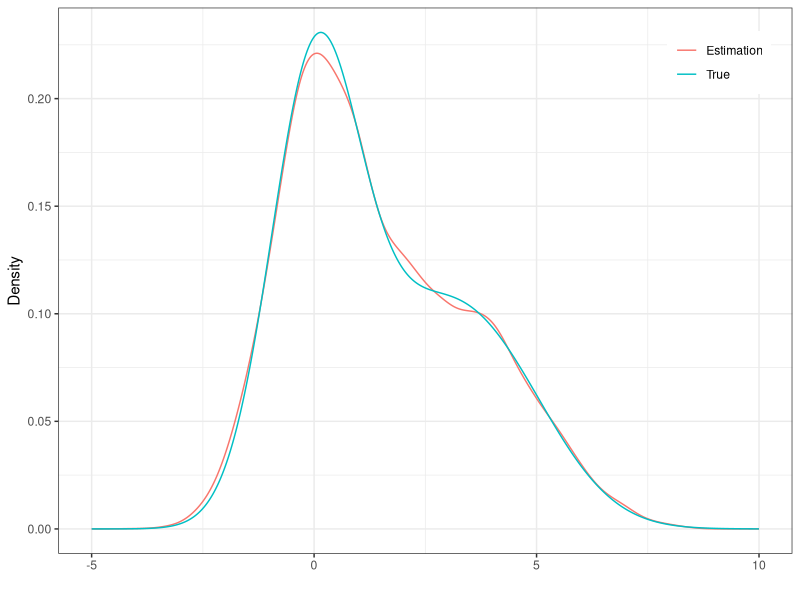
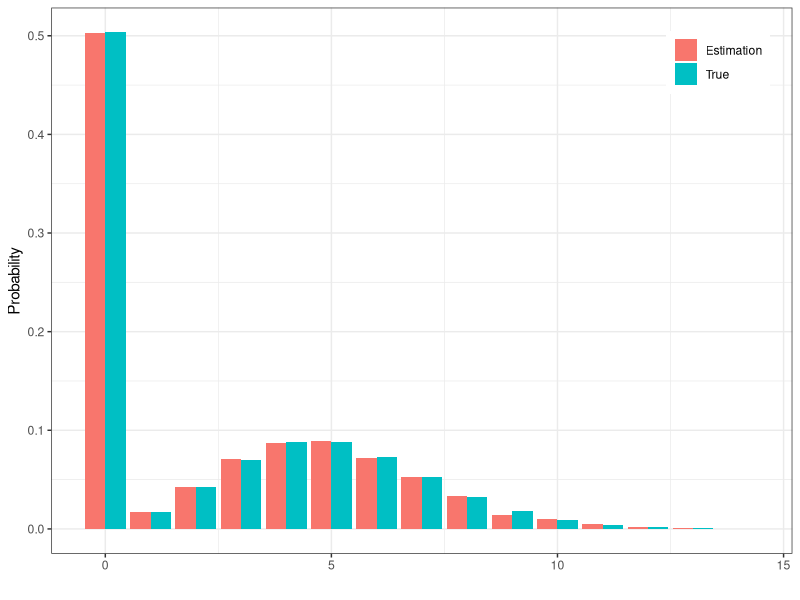

Write R code to recreate these figures, in order.
## ---- chunk 1
#| eval: true
#| include: false
#| warning: false
#| class-output: outputcode
library(tidyverse)
## ---- chunk 2
#| class-output: outputcode
#| eval: true
set.seed(42)  # seed setting
n <- 10000  # number of samples   
probs <- c(0.5, 0.25, 0.25)  # probabilities to be in each mixture

# Generate the pi variable and each mixture separetely
pi <- sample(c(1, 2, 3), n, replace = TRUE, prob = probs)
f1 <- rnorm(n)
f2 <- rnorm(n, 2, 1.5)
f3 <- rnorm(n, 4, 1.5)

# Create the mixture
f <- (pi == 1) * f1 + (pi == 2) * f2 + (pi == 3) * f3
## ---- chunk 3
#| class-output: outputcode
#| eval: true
set.seed(42)

density_estim <- density(f, from = -5, to = 10)
density_true <- (
    0.5 * dnorm(density_estim$x) +
    0.25 * dnorm(density_estim$x, 2, 1.5) +
    0.25 * dnorm(density_estim$x, 4, 1.5)
)

density_df <- tibble(
  x = density_estim$x,
  True = density_true,
  Estimation = density_estim$y
) |> 
  pivot_longer(cols = c(True, Estimation))

ggplot(density_df) +
  geom_line(aes(x = x, y = value, color = name)) +
  xlab("") +
  ylab("Density") +
  theme_bw() +
  theme(
    legend.title = element_blank(),
    legend.position = c(0.9, 0.9)
  )
## ---- chunk 4
#| class-output: outputcode
#| eval: true
set.seed(42)  # seed setting
n <- 10000  # number of samples 
probs <- c(0.5, 0.5)  # probabilities to be in each mixture

# Generate the pi variable and each mixture separetely
pi <- sample(c(1, 2), n, replace = TRUE, prob = probs)
f1 <- rpois(n, 5)

# Create the mixture
f <- (pi == 1) * 0 + (pi == 2) * f1

## ---- chunk 5
#| class-output: outputcode
#| eval: true
# Compute the true probabilities and an estimation
prob_estim <- as.vector(table(f) / n)[1:15]
prob_true <- 0.5 + 0.5 * exp(-5)
for (i in 1:14) {
    prob_true <- c(prob_true, 0.5 * 5^i * exp(-5) / factorial(i))
}

probs_df <- tibble(
    x = seq(0, 14, by = 1),
    True = prob_true,
    Estimation = prob_estim
) |> 
    pivot_longer(cols = c(True, Estimation))

ggplot(probs_df) +
    geom_col(
        aes(x = x, y = value, fill = name),
        position = "dodge"
    ) +
    xlab("") +
    ylab("Probability") +
    theme_bw() +
    theme(
        legend.title = element_blank(),
        legend.position = c(0.9, 0.9)
    )

